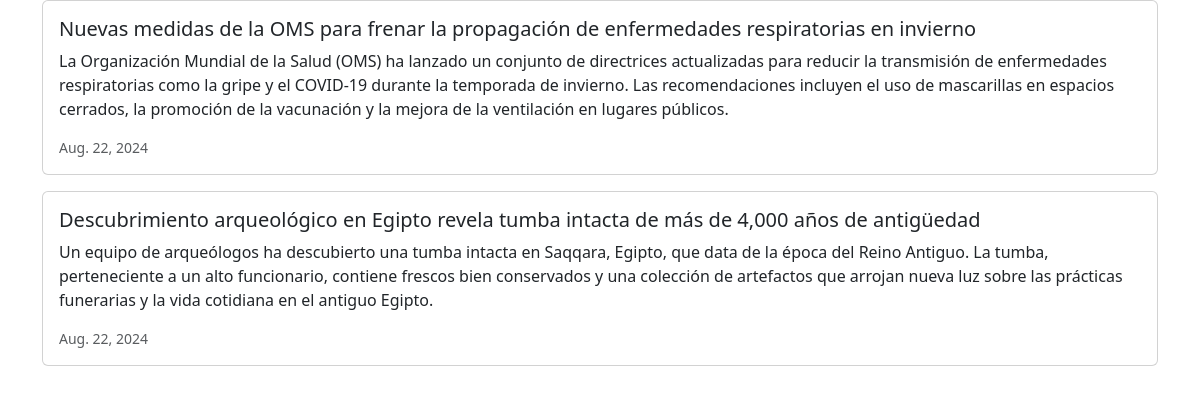
Page /news/ on the committed database.
### news/models.py (models this page shows, shortened)
class News(models.Model):
    headline= models.CharField(max_length=200)
    body = models.TextField()
    date = models.DateField()

### news/views.py (the view)
# urls.py: path('news/', include('news.urls')),
def news(request):
    newss = News.objects.all().order_by('-date')
    return render(request, 'news.html', {'newss':newss})

### news/templates/news.html (shortened to what this page needs)
<head>
    <link href="https://cdn.jsdelivr.net/npm/bootstrap@5.3.3/dist/css/bootstrap.min.css" rel="stylesheet">
</head>
<div class="container">
    {% for news in newss %}
    <div class="card mb-3">
        <div class="row g-0">
            <div>
                <div class="card-body">
                    <h5 class="card-title">{{ news.headline }}</h5>
                    <p class="card-text">{{ news.body }}</p>
                    <p class="card-text"><small class="text-muted">{{ news.date }}</small></p>
                </div>
            </div>
        </div>
    </div>
    {% endfor %}
</div>

### rows in the picture
News: headline "Nuevas medidas de la OMS para frenar la propagación de enfermedades respiratorias en invierno", body "La Organización Mundial de la Salud (OMS) ha lanzado un conjunto de directrices actualizadas para reducir la transmisión de enfermedades respiratorias como la gripe y el COVID-19 durante la temporada de invierno. Las recomendaciones incluyen el uso de mascarillas en espacios cerrados, la promoción de la vacunación y la mejora de la ventilación en lugares públicos.", date "Aug. 22, 2024"
News: headline "Descubrimiento arqueológico en Egipto revela tumba intacta de más de 4,000 años de antigüedad", body "Un equipo de arqueólogos ha descubierto una tumba intacta en Saqqara, Egipto, que data de la época del Reino Antiguo. La tumba, perteneciente a un alto funcionario, contiene frescos bien conservados y una colección de artefactos que arrojan nueva luz sobre las prácticas funerarias y la vida cotidiana en el antiguo Egipto.", date "Aug. 22, 2024"
